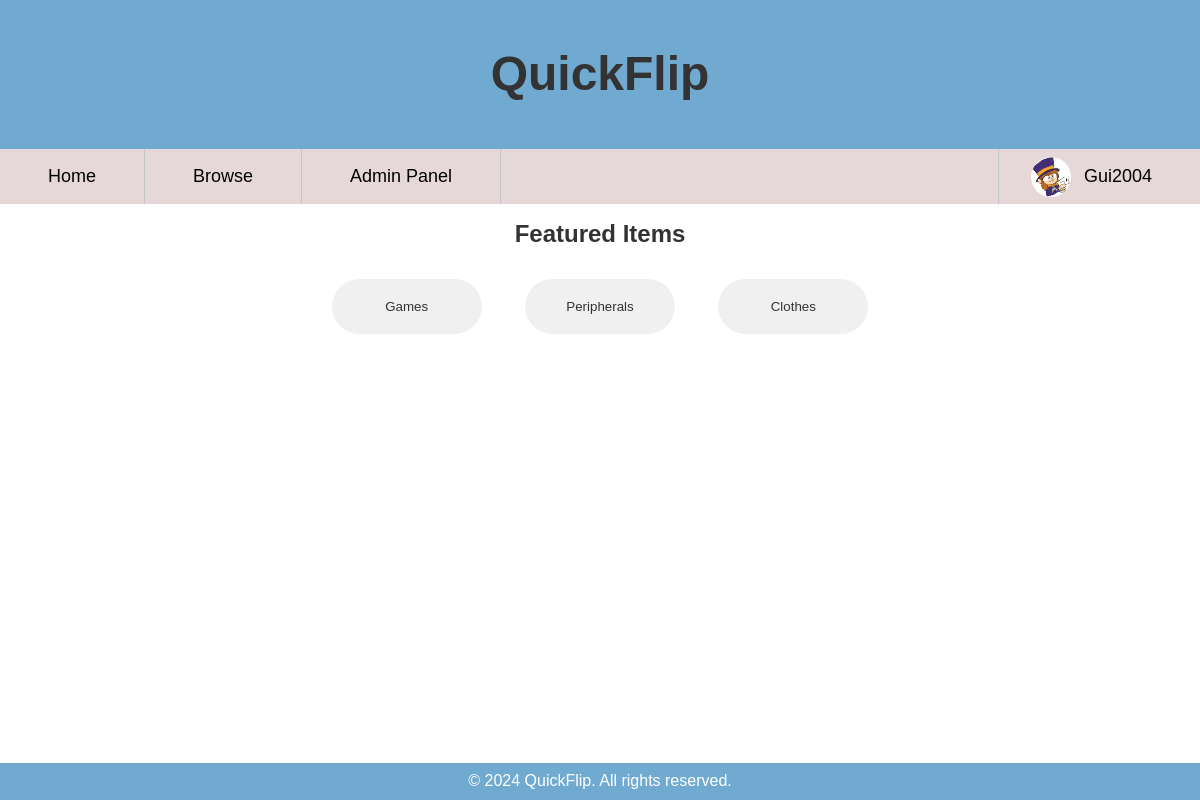
The page /pages/index.php (signed in) on the database as committed earlier.
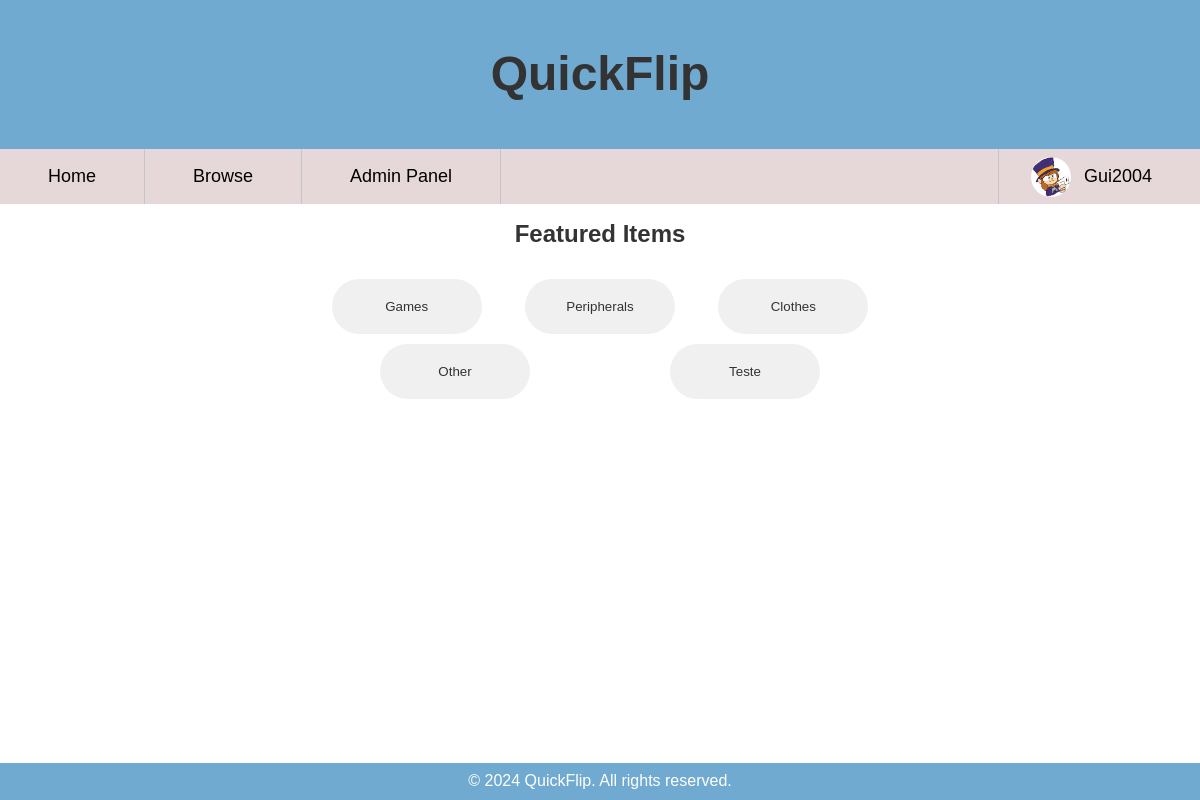
The same page on the database as committed later.
### tables this page shows
CREATE TABLE categories (
    category_id INTEGER PRIMARY KEY AUTOINCREMENT,
    name TEXT UNIQUE NOT NULL
);

### utils/session.php (called while the page is built, shortened)
<?php
  class Session
  {
    public function isLoggedIn(): bool
    {
      return isset($_SESSION['username']);
    }
    public function isAdmin(): bool
    {
      if ($_SESSION['is_admin']=="0"){
        return false;
      }else{
        return true;
      }
    }
    public function getParam(string $param): ?string
    {
      return isset($_SESSION[$param]) ? $_SESSION[$param] : "";
    }
  }
?>

### pages/index.php (the view, shortened to what this page needs)
<?php
    require_once(__DIR__ . '/../templates/common.tpl.php');
    $session = new Session();
    $db = getDatabaseConnection();
    drawHeader($session);
?>
<main id="mainPage">
    <section class="featured-items">
        <div class="featured-header">
            <h2>Featured Items</h2>
        </div>
            <div id ="featured-buttons">
            <?php
                $stmt = $db->query("SELECT * FROM categories");
                $categories = $stmt->fetchAll();
                foreach ($categories as $category) {
                    echo "<button class='category-button' data-category-id='" . $category['category_id'] ."'>" . htmlspecialchars($category['name']) . "</button>";
                }
            ?>
            </div>
    </section>
</main>
</body>
<?php
    drawFooter();
?>
</html>

### templates/common.tpl.php (shortened to what this page needs)
<?php
  require_once(__DIR__ . '/../utils/session.php');
?>
<?php function drawHeader(Session $session) { ?>
<!DOCTYPE html>
<html lang="en-US">
  <head>
    <link rel="stylesheet" href="../assets/style/style.css">
    <link rel="stylesheet" href="../assets/style/layout.css">
    <link rel="stylesheet" href="../assets/style/responsive.css">
  </head>
  <body>
  <header>
        <h1>QuickFlip</h1>
        <nav id="menu">
            <ul>
                <li><a href="../pages/index.php">Home</a></li>
                <li><a href="../pages/browse.php">Browse</a></li>
                <?php
                if($session->isAdmin()){?>
                  <li><a href="../pages/adminpage.php">Admin Panel</a></li>
                <?php }
                if($session->isLoggedIn()) { ?>
                  <li class="dropdown"><img class="profileImageBar" src="<?php echo $session->getParam("pfp")?>"><a href="" id="username-bar"><?php echo  $_SESSION['username']?></a>
                  </li>
                <?php } else { ?>
                  <li><a href="../pages/login.php">Sign In/Sign Up</a></li>
                <?php } ?>
            </ul>
        </nav>
    </header>
<?php } ?>
<?php function drawFooter() { ?>
    <footer>
        <p>© 2024 QuickFlip. All rights reserved.</p>
    </footer>
  <?php } ?>

### assets/style/style.css (style rules this page uses)
* { margin: 0; padding: 0; box-sizing: border-box; }
html,body { height: 100%; }
body { font-family: Arial, sans-serif; }
header { background: #70aad1; color: #fff; padding:2em 0 0 0; text-align: center; }
header h1 { margin: 0; padding: 0.3em 0 1em 0; font-size: 3em; }
.featured-items { margin: 1em 0; }
.featured-items .featured-header { text-align: center; margin: 0em 1em 0em 1em; display: flex; justify-content: center; }
.featured-items h2 { color: #333; margin: 0; }
#featured-buttons { margin-left: 25%; margin-right: 25%; display: flex; flex-wrap: wrap; justify-content: space-around; align-items: center; padding: 10px; }
footer { background: #70aad1; color: #fff; text-align: center; padding: 0.6em 1.25em; width: 100%; }
.category-button { display: inline-flex; justify-content: center; align-items: center; padding: 20px 40px; margin: 5px; width: 22%; min-width: 150px; background-color: #f0f0f0; color: #333; border: none; border-radius: 999px; cursor: pointer; transition: background-color 0.3s, color 0.3s; }
#menu ul { background-color: #e6d8d8; list-style-type: none; display: flex; justify-content: center; padding: 0; margin: 0; transform-origin: top; }
#menu ul li { display: flex; padding: 0.5em 3em; list-style-type: none; border: #c3c5c9; align-items: center; justify-content: center; }
#menu ul li:not(:last-child) { border-style: solid; border-width: 0 1px 0 0; }
#menu ul li:last-child { padding: 0 3em 0 2em; margin-left: auto; border-style: solid; border-width: 0 0 0 1px; position: relative; }
#menu ul li a { color: rgb(0, 0, 0); text-decoration: none; font-size: large; padding: 0.5em 0; }
main { text-align: center; }
.profileImageBar { width: 40px; height: 40px; margin-right: 0.8em; border-radius: 50%; }
h1 { color: #333; text-align: center; margin-bottom: 20px; }

### assets/style/layout.css (style rules this page uses)
body { display: grid; grid-template-rows: auto 1fr auto; }
#mainPage { display: flex; flex-direction: row; }
.featured-items { text-align: center; width: 100%; }

Rows that differ between the two databases and show on the page:
added categories: name "Other"
added categories: name "Teste"
